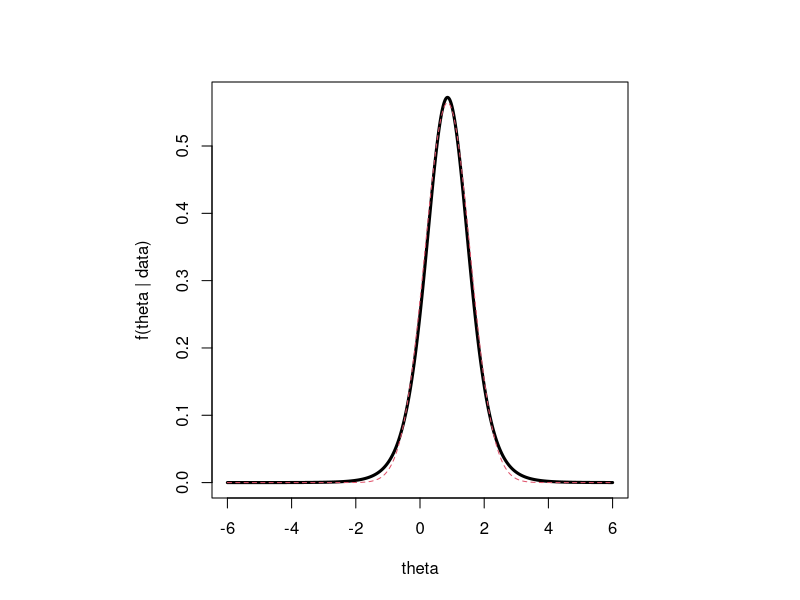

Write R code to recreate this figure.
#example 24.7 - pg 410
### data ~ t(3)
loglik.fun <- function(x,theta){
     n   <- length(x)
     nth <- length(theta)
     loglik <- rep(0,nth)
     for(i in 1:n){
          loglik <- loglik + log(dt(x[i]-theta,3))
          }
     loglik <- loglik - max(loglik)
     loglik
     }


n <- 2
x <- rt(n,3)
a <- max(abs(x))
m <- 10000
theta <- seq(-6,6,length=m)
loglik <- loglik.fun(x,theta)
lik <-  exp(loglik)
post <- exp(loglik)
delta <- theta[2]-theta[1]
post <- post/(delta*sum(post))
normalpost <- dnorm(theta,mean(x),1/sqrt(n))
b <- max(c(post,normalpost))

postscript("importance.sampling.ps")
par(mfrow=c(1,1),pty="s")
plot(theta,post,type="l",lwd=3,xlab="theta",ylab="f(theta | data)",ylim=c(0,b))
lines(theta,normalpost,lwd=1,lty=2,col=2)
postmean <- delta*sum(theta*post)
print(postmean)

### N(xbar,1/n) importance sampler
nsim <- 10000
THETA <- rnorm(nsim, mean(x),1/sqrt(n))
lik <- exp(loglik.fun(x,THETA))
g   <-  dnorm(THETA,mean(x),1/sqrt(n))
estimate <- mean(THETA*lik/g)/mean(lik/g)
print(estimate)

### Cauchy importance sampler
THETA <- rcauchy(nsim, mean(x))
lik <- exp(loglik.fun(x,THETA))
g   <-  dcauchy(THETA,mean(x))
estimate <- mean(THETA*lik/g)/mean(lik/g)
print(estimate)

dev.off()

